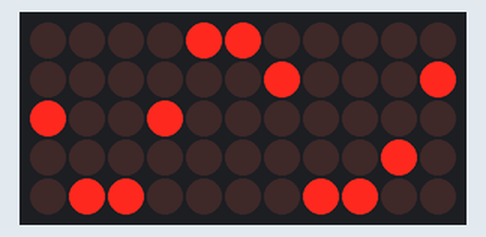
A program run on a simulated Raspberry Pi (BCM pin numbers) with a Scroll pHAT. Shown: 11×5 LED matrix.

Above: at 0.15 s.
At 5.01 s:
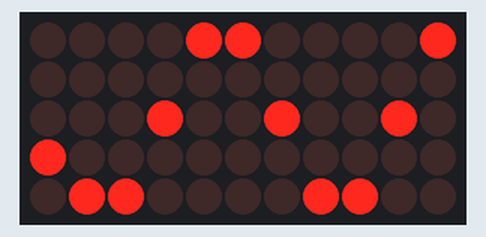
At 9.86 s:
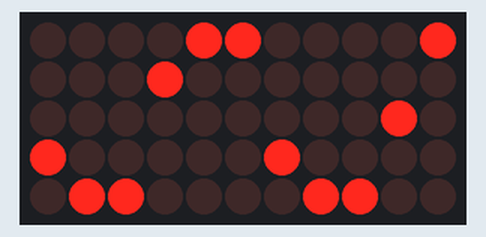
At 19.88 s:
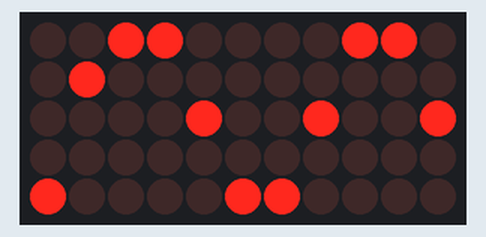
At 29.6 s:
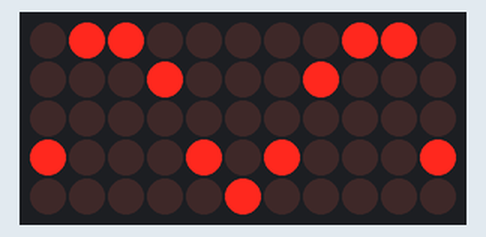
At 39.62 s:
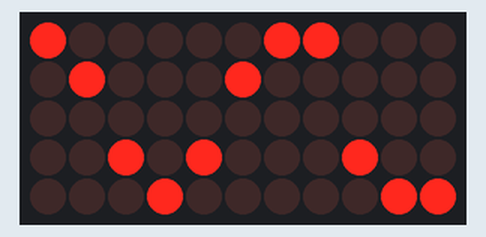

The program:

sine_scroll.py
```python
#!/usr/bin/env python

import scrollphat
import math
import time
import sys

i = 0
buf = [0] * 11
scrollphat.set_brightness(1)

while True:
    try:
        for x in range(0, 11):
            y = (math.sin((i + (x * 10)) / 10.0) + 1) # Produces range from 0 to 2
            y *= 2.5 # Scale to 0 to 5
            buf[x] = 1 << int(y)

        scrollphat.set_buffer(buf)
        scrollphat.update()

        time.sleep(0.005)

        i -= 1
    except KeyboardInterrupt:
        scrollphat.clear()
        sys.exit(-1)
```
